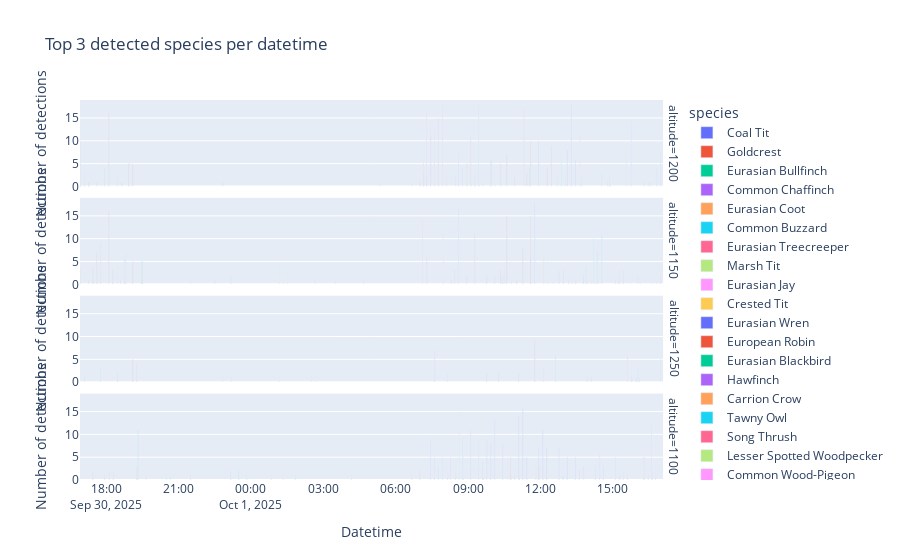

Here is the notebook cell this chart was saved with:
### Code cell
df_counts = df_detection.groupby(["datetime", "species", "altitude"]).size().reset_index(name="detections")

df_top3 = (
    df_counts
    .sort_values(["datetime", "detections"], ascending=[True, False])
    .groupby("datetime")
    .head(3)
)


fig = px.bar(
    df_top3,
    x="datetime",
    y="detections",
    color="species",
    title="Top 3 detected species per datetime",
    labels={"datetime": "Datetime", "detections": "Number of detections"},
    # nbins=4,
    barmode='group',
    facet_row="altitude"
)
fig.show()

### Figure 1 — Plotly figure (JSON) as saved in the notebook; plotly's stock layout.template omitted (floating-point values rounded to 4 significant figures)
{"data": [{"alignmentgroup": "True", "hovertemplate": "species=Coal Tit<br>altitude=1200<br>Datetime=%{x}<br>Number of detections=%{y}<extra></extra>", "legendgroup": "Coal Tit", "marker": {"color": "#636efa", "pattern": {"shape": ""}}, "name": "Coal Tit", "offsetgroup": "Coal Tit", "orientation": "v", "showlegend": true, "textposition": "auto", "type": "bar", "x": ["2025-09-30 17:00:00", "2025-09-30 17:10:00", "2025-10-01 07:50:00", "2025-10-01 08:40:00", "2025-10-01 08:50:00", "2025-10-01 09:20:00", "2025-10-01 09:30:00", "2025-10-01 09:40:00", "2025-10-01 10:00:00", "2025-10-01 12:00:00", "2025-10-01 13:10:00", "2025-10-01 13:20:00", "2025-10-01 13:30:00", "2025-10-01 15:50:00"], "xaxis": "x4", "y": [10, 1, 15, 7, 4, 2, 18, 1, 6, 10, 8, 18, 6, 14], "yaxis": "y4"}, {"alignmentgroup": "True", "hovertemplate": "species=Coal Tit<br>altitude=1150<br>Datetime=%{x}<br>Number of detections=%{y}<extra></extra>", "legendgroup": "Coal Tit", "marker": {"color": "#636efa", "pattern": {"shape": ""}}, "name": "Coal Tit", "offsetgroup": "Coal Tit", "orientation": "v", "showlegend": false, "textposition": "auto", "type": "bar", "x": ["2025-09-30 18:50:00", "2025-10-01 08:40:00", "2025-10-01 10:10:00", "2025-10-01 10:30:00", "2025-10-01 11:40:00", "2025-10-01 11:50:00", "2025-10-01 12:50:00", "2025-10-01 13:50:00", "2025-10-01 15:10:00"], "xaxis": "x3", "y": [6, 17, 2, 2, 7, 18, 3, 2, 1], "yaxis": "y3"}, {"alignmentgroup": "True", "hovertemplate": "species=Coal Tit<br>altitude=1250<br>Datetime=%{x}<br>Number of detections=%{y}<extra></extra>", "legendgroup": "Coal Tit", "marker": {"color": "#636efa", "pattern": {"shape": ""}}, "name": "Coal Tit", "offsetgroup": "Coal Tit", "orientation": "v", "showlegend": false, "textposition": "auto", "type": "bar", "x": ["2025-10-01 11:10:00", "2025-10-01 14:10:00"], "xaxis": "x2", "y": [2, 1], "yaxis": "y2"}, {"alignmentgroup": "True", "hovertemplate": "species=Coal Tit<br>altitude=1100<br>Datetime=%{x}<br>Number of detections=%{y}<extra></extra>", "legendgroup": "Coal Tit", "marker": {"color": "#636efa", "pattern": {"shape": ""}}, "name": "Coal Tit", "offsetgroup": "Coal Tit", "orientation": "v", "showlegend": false, "textposition": "auto", "type": "bar", "x": ["2025-10-01 07:30:00", "2025-10-01 07:40:00", "2025-10-01 07:50:00", "2025-10-01 08:00:00", "2025-10-01 08:20:00", "2025-10-01 08:50:00", "2025-10-01 09:10:00", "2025-10-01 09:30:00", "2025-10-01 09:40:00", "2025-10-01 09:50:00", "2025-10-01 10:00:00", "2025-10-01 10:10:00", "2025-10-01 10:30:00", "2025-10-01 10:50:00", "2025-10-01 11:00:00", "2025-10-01 11:10:00", "2025-10-01 11:20:00", "2025-10-01 11:30:00", "2025-10-01 12:00:00", "2025-10-01 12:10:00", "2025-10-01 12:20:00", "2025-10-01 12:50:00", "2025-10-01 13:00:00", "2025-10-01 13:10:00", "2025-10-01 13:30:00", "2025-10-01 13:40:00", "2025-10-01 14:20:00", "2025-10-01 14:40:00", "2025-10-01 15:10:00", "2025-10-01 15:30:00", "2025-10-01 16:20:00", "2025-10-01 16:40:00", "2025-10-01 16:50:00"], "xaxis": "x", "y": [9, 5, 3, 5, 5, 9, 11, 9, 4, 9, 8, 13, 8, 1, 1, 14, 16, 5, 7, 11, 7, 7, 1, 5, 5, 2, 3, 3, 5, 2, 5, 12, 2], "yaxis": "y"}, {"alignmentgroup": "True", "hovertemplate": "species=Goldcrest<br>altitude=1200<br>Datetime=%{x}<br>Number of detections=%{y}<extra></extra>", "legendgroup": "Goldcrest", "marker": {"color": "#EF553B", "pattern": {"shape": ""}}, "name": "Goldcrest", "offsetgroup": "Goldcrest", "orientation": "v", "showlegend": true, "textposition": "auto", "type": "bar", "x": ["2025-09-30 17:00:00", "2025-09-30 17:10:00", "2025-09-30 17:20:00", "2025-09-30 18:10:00", "2025-09-30 19:00:00", "2025-09-30 19:10:00", "2025-10-01 07:20:00", "2025-10-01 07:30:00", "2025-10-01 07:40:00", "2025-10-01 07:50:00", "2025-10-01 08:00:00", "2025-10-01 08:10:00", "2025-10-01 09:00:00", "2025-10-01 09:10:00", "2025-10-01 10:40:00", "2025-10-01 11:00:00", "2025-10-01 11:30:00", "2025-10-01 11:40:00", "2025-10-01 12:20:00", "2025-10-01 12:30:00"], "xaxis": "x4", "y": [1, 2, 1, 16, 5, 5, 16, 14, 13, 10, 18, 2, 5, 11, 7, 2, 3, 10, 4, 9], "yaxis": "y4"}, {"alignmentgroup": "True", "hovertemplate": "species=Goldcrest<br>altitude=1150<br>Datetime=%{x}<br>Number of detections=%{y}<extra></extra>", "legendgroup": "Goldcrest", "marker": {"color": "#EF553B", "pattern": {"shape": ""}}, "name": "Goldcrest", "offsetgroup": "Goldcrest", "orientation": "v", "showlegend": false, "textposition": "auto", "type": "bar", "x": ["2025-09-30 17:00:00", "2025-09-30 17:20:00", "2025-09-30 17:30:00", "2025-09-30 17:40:00", "2025-09-30 17:50:00", "2025-09-30 18:10:00", "2025-09-30 18:20:00", "2025-09-30 18:40:00", "2025-09-30 18:50:00", "2025-09-30 19:10:00", "2025-10-01 07:10:00", "2025-10-01 08:30:00", "2025-10-01 09:00:00", "2025-10-01 09:20:00", "2025-10-01 09:50:00", "2025-10-01 10:40:00", "2025-10-01 11:20:00", "2025-10-01 11:40:00", "2025-10-01 13:00:00", "2025-10-01 14:00:00", "2025-10-01 14:10:00", "2025-10-01 15:20:00", "2025-10-01 15:30:00"], "xaxis": "x3", "y": [3, 1, 4, 7, 9, 16, 3, 1, 1, 5, 14, 3, 2, 11, 2, 15, 8, 15, 3, 1, 1, 3, 3], "yaxis": "y3"}, {"alignmentgroup": "True", "hovertemplate": "species=Goldcrest<br>altitude=1250<br>Datetime=%{x}<br>Number of detections=%{y}<extra></extra>", "legendgroup": "Goldcrest", "marker": {"color": "#EF553B", "pattern": {"shape": ""}}, "name": "Goldcrest", "offsetgroup": "Goldcrest", "orientation": "v", "showlegend": false, "textposition": "auto", "type": "bar", "x": ["2025-09-30 19:10:00", "2025-09-30 19:20:00", "2025-10-01 09:50:00", "2025-10-01 10:20:00", "2025-10-01 11:50:00", "2025-10-01 14:00:00", "2025-10-01 15:40:00", "2025-10-01 15:50:00", "2025-10-01 16:10:00"], "xaxis": "x2", "y": [5, 4, 2, 2, 9, 1, 6, 1, 1], "yaxis": "y2"}, {"alignmentgroup": "True", "hovertemplate": "species=Goldcrest<br>altitude=1100<br>Datetime=%{x}<br>Number of detections=%{y}<extra></extra>", "legendgroup": "Goldcrest", "marker": {"color": "#EF553B", "pattern": {"shape": ""}}, "name": "Goldcrest", "offsetgroup": "Goldcrest", "orientation": "v", "showlegend": false, "textposition": "auto", "type": "bar", "x": ["2025-09-30 18:00:00", "2025-09-30 19:20:00", "2025-10-01 10:50:00", "2025-10-01 12:00:00", "2025-10-01 15:40:00"], "xaxis": "x", "y": [1, 3, 5, 3, 1], "yaxis": "y"}, {"alignmentgroup": "True", "hovertemplate": "species=Eurasian Bullfinch<br>altitude=1250<br>Datetime=%{x}<br>Number of detections=%{y}<extra></extra>", "legendgroup": "Eurasian Bullfinch", "marker": {"color": "#00cc96", "pattern": {"shape": ""}}, "name": "Eurasian Bullfinch", "offsetgroup": "Eurasian Bullfinch", "orientation": "v", "showlegend": true, "textposition": "auto", "type": "bar", "x": ["2025-09-30 17:10:00", "2025-09-30 17:50:00", "2025-10-01 12:40:00"], "xaxis": "x2", "y": [1, 3, 6], "yaxis": "y2"}, {"alignmentgroup": "True", "hovertemplate": "species=Common Chaffinch<br>altitude=1200<br>Datetime=%{x}<br>Number of detections=%{y}<extra></extra>", "legendgroup": "Common Chaffinch", "marker": {"color": "#ab63fa", "pattern": {"shape": ""}}, "name": "Common Chaffinch", "offsetgroup": "Common Chaffinch", "orientation": "v", "showlegend": true, "textposition": "auto", "type": "bar", "x": ["2025-09-30 17:20:00", "2025-09-30 17:40:00", "2025-09-30 18:00:00", "2025-10-01 07:30:00", "2025-10-01 13:20:00"], "xaxis": "x4", "y": [1, 1, 4, 11, 5], "yaxis": "y4"}, {"alignmentgroup": "True", "hovertemplate": "species=Common Chaffinch<br>altitude=1150<br>Datetime=%{x}<br>Number of detections=%{y}<extra></extra>", "legendgroup": "Common Chaffinch", "marker": {"color": "#ab63fa", "pattern": {"shape": ""}}, "name": "Common Chaffinch", "offsetgroup": "Common Chaffinch", "orientation": "v", "showlegend": false, "textposition": "auto", "type": "bar", "x": ["2025-10-01 07:20:00"], "xaxis": "x3", "y": [6], "yaxis": "y3"}, {"alignmentgroup": "True", "hovertemplate": "species=Common Chaffinch<br>altitude=1250<br>Datetime=%{x}<br>Number of detections=%{y}<extra></extra>", "legendgroup": "Common Chaffinch", "marker": {"color": "#ab63fa", "pattern": {"shape": ""}}, "name": "Common Chaffinch", "offsetgroup": "Common Chaffinch", "orientation": "v", "showlegend": false, "textposition": "auto", "type": "bar", "x": ["2025-10-01 07:40:00"], "xaxis": "x2", "y": [7], "yaxis": "y2"}, {"alignmentgroup": "True", "hovertemplate": "species=Common Chaffinch<br>altitude=1100<br>Datetime=%{x}<br>Number of detections=%{y}<extra></extra>", "legendgroup": "Common Chaffinch", "marker": {"color": "#ab63fa", "pattern": {"shape": ""}}, "name": "Common Chaffinch", "offsetgroup": "Common Chaffinch", "orientation": "v", "showlegend": false, "textposition": "auto", "type": "bar", "x": ["2025-10-01 11:10:00", "2025-10-01 14:30:00"], "xaxis": "x", "y": [1, 6], "yaxis": "y"}, {"alignmentgroup": "True", "hovertemplate": "species=Eurasian Coot<br>altitude=1100<br>Datetime=%{x}<br>Number of detections=%{y}<extra></extra>", "legendgroup": "Eurasian Coot", "marker": {"color": "#FFA15A", "pattern": {"shape": ""}}, "name": "Eurasian Coot", "offsetgroup": "Eurasian Coot", "orientation": "v", "showlegend": true, "textposition": "auto", "type": "bar", "x": ["2025-09-30 17:30:00"], "xaxis": "x", "y": [2], "yaxis": "y"}, {"alignmentgroup": "True", "hovertemplate": "species=Common Buzzard<br>altitude=1150<br>Datetime=%{x}<br>Number of detections=%{y}<extra></extra>", "legendgroup": "Common Buzzard", "marker": {"color": "#19d3f3", "pattern": {"shape": ""}}, "name": "Common Buzzard", "offsetgroup": "Common Buzzard", "orientation": "v", "showlegend": true, "textposition": "auto", "type": "bar", "x": ["2025-09-30 17:30:00"], "xaxis": "x3", "y": [1], "yaxis": "y3"}, {"alignmentgroup": "True", "hovertemplate": "species=Eurasian Treecreeper<br>altitude=1200<br>Datetime=%{x}<br>Number of detections=%{y}<extra></extra>", "legendgroup": "Eurasian Treecreeper", "marker": {"color": "#FF6692", "pattern": {"shape": ""}}, "name": "Eurasian Treecreeper", "offsetgroup": "Eurasian Treecreeper", "orientation": "v", "showlegend": true, "textposition": "auto", "type": "bar", "x": ["2025-09-30 18:30:00", "2025-10-01 07:20:00", "2025-10-01 10:00:00", "2025-10-01 14:50:00", "2025-10-01 16:20:00", "2025-10-01 16:30:00"], "xaxis": "x4", "y": [2, 2, 6, 1, 1, 1], "yaxis": "y4"}, {"alignmentgroup": "True", "hovertemplate": "species=Eurasian Treecreeper<br>altitude=1150<br>Datetime=%{x}<br>Number of detections=%{y}<extra></extra>", "legendgroup": "Eurasian Treecreeper", "marker": {"color": "#FF6692", "pattern": {"shape": ""}}, "name": "Eurasian Treecreeper", "offsetgroup": "Eurasian Treecreeper", "orientation": "v", "showlegend": false, "textposition": "auto", "type": "bar", "x": ["2025-09-30 17:40:00", "2025-10-01 08:20:00", "2025-10-01 10:50:00", "2025-10-01 13:30:00", "2025-10-01 17:00:00"], "xaxis": "x3", "y": [2, 1, 1, 1, 2], "yaxis": "y3"}, {"alignmentgroup": "True", "hovertemplate": "species=Eurasian Treecreeper<br>altitude=1250<br>Datetime=%{x}<br>Number of detections=%{y}<extra></extra>", "legendgroup": "Eurasian Treecreeper", "marker": {"color": "#FF6692", "pattern": {"shape": ""}}, "name": "Eurasian Treecreeper", "offsetgroup": "Eurasian Treecreeper", "orientation": "v", "showlegend": false, "textposition": "auto", "type": "bar", "x": ["2025-10-01 12:10:00", "2025-10-01 15:50:00", "2025-10-01 16:00:00"], "xaxis": "x2", "y": [3, 1, 1], "yaxis": "y2"}, {"alignmentgroup": "True", "hovertemplate": "species=Eurasian Treecreeper<br>altitude=1100<br>Datetime=%{x}<br>Number of detections=%{y}<extra></extra>", "legendgroup": "Eurasian Treecreeper", "marker": {"color": "#FF6692", "pattern": {"shape": ""}}, "name": "Eurasian Treecreeper", "offsetgroup": "Eurasian Treecreeper", "orientation": "v", "showlegend": false, "textposition": "auto", "type": "bar", "x": ["2025-09-30 18:10:00", "2025-09-30 18:20:00", "2025-10-01 08:30:00", "2025-10-01 13:50:00", "2025-10-01 15:20:00", "2025-10-01 16:20:00", "2025-10-01 16:30:00", "2025-10-01 16:40:00"], "xaxis": "x", "y": [2, 2, 2, 3, 1, 5, 1, 2], "yaxis": "y"}, {"alignmentgroup": "True", "hovertemplate": "species=Marsh Tit<br>altitude=1200<br>Datetime=%{x}<br>Number of detections=%{y}<extra></extra>", "legendgroup": "Marsh Tit", "marker": {"color": "#B6E880", "pattern": {"shape": ""}}, "name": "Marsh Tit", "offsetgroup": "Marsh Tit", "orientation": "v", "showlegend": true, "textposition": "auto", "type": "bar", "x": ["2025-09-30 17:50:00", "2025-09-30 19:00:00", "2025-10-01 09:00:00", "2025-10-01 09:10:00", "2025-10-01 09:20:00", "2025-10-01 10:10:00"], "xaxis": "x4", "y": [5, 6, 5, 4, 3, 4], "yaxis": "y4"}, {"alignmentgroup": "True", "hovertemplate": "species=Marsh Tit<br>altitude=1100<br>Datetime=%{x}<br>Number of detections=%{y}<extra></extra>", "legendgroup": "Marsh Tit", "marker": {"color": "#B6E880", "pattern": {"shape": ""}}, "name": "Marsh Tit", "offsetgroup": "Marsh Tit", "orientation": "v", "showlegend": false, "textposition": "auto", "type": "bar", "x": ["2025-10-01 08:40:00"], "xaxis": "x", "y": [15], "yaxis": "y"}, {"alignmentgroup": "True", "hovertemplate": "species=Eurasian Jay<br>altitude=1200<br>Datetime=%{x}<br>Number of detections=%{y}<extra></extra>", "legendgroup": "Eurasian Jay", "marker": {"color": "#FF97FF", "pattern": {"shape": ""}}, "name": "Eurasian Jay", "offsetgroup": "Eurasian Jay", "orientation": "v", "showlegend": true, "textposition": "auto", "type": "bar", "x": ["2025-10-01 09:30:00"], "xaxis": "x4", "y": [3], "yaxis": "y4"}, {"alignmentgroup": "True", "hovertemplate": "species=Eurasian Jay<br>altitude=1150<br>Datetime=%{x}<br>Number of detections=%{y}<extra></extra>", "legendgroup": "Eurasian Jay", "marker": {"color": "#FF97FF", "pattern": {"shape": ""}}, "name": "Eurasian Jay", "offsetgroup": "Eurasian Jay", "orientation": "v", "showlegend": false, "textposition": "auto", "type": "bar", "x": ["2025-09-30 18:20:00", "2025-10-01 08:00:00", "2025-10-01 13:20:00", "2025-10-01 16:10:00"], "xaxis": "x3", "y": [1, 11, 3, 2], "yaxis": "y3"}, {"alignmentgroup": "True", "hovertemplate": "species=Crested Tit<br>altitude=1200<br>Datetime=%{x}<br>Number of detections=%{y}<extra></extra>", "legendgroup": "Crested Tit", "marker": {"color": "#FECB52", "pattern": {"shape": ""}}, "name": "Crested Tit", "offsetgroup": "Crested Tit", "orientation": "v", "showlegend": true, "textposition": "auto", "type": "bar", "x": ["2025-10-01 11:20:00", "2025-10-01 13:40:00"], "xaxis": "x4", "y": [17, 12], "yaxis": "y4"}, {"alignmentgroup": "True", "hovertemplate": "species=Crested Tit<br>altitude=1150<br>Datetime=%{x}<br>Number of detections=%{y}<extra></extra>", "legendgroup": "Crested Tit", "marker": {"color": "#FECB52", "pattern": {"shape": ""}}, "name": "Crested Tit", "offsetgroup": "Crested Tit", "orientation": "v", "showlegend": false, "textposition": "auto", "type": "bar", "x": ["2025-09-30 18:30:00", "2025-09-30 18:50:00", "2025-10-01 12:10:00", "2025-10-01 12:20:00", "2025-10-01 14:20:00", "2025-10-01 16:40:00", "2025-10-01 16:50:00"], "xaxis": "x3", "y": [4, 7, 6, 5, 7, 2, 3], "yaxis": "y3"}, {"alignmentgroup": "True", "hovertemplate": "species=Crested Tit<br>altitude=1100<br>Datetime=%{x}<br>Number of detections=%{y}<extra></extra>", "legendgroup": "Crested Tit", "marker": {"color": "#FECB52", "pattern": {"shape": ""}}, "name": "Crested Tit", "offsetgroup": "Crested Tit", "orientation": "v", "showlegend": false, "textposition": "auto", "type": "bar", "x": ["2025-10-01 08:50:00", "2025-10-01 09:40:00", "2025-10-01 10:40:00", "2025-10-01 11:50:00"], "xaxis": "x", "y": [5, 1, 5, 3], "yaxis": "y"}, {"alignmentgroup": "True", "hovertemplate": "species=Eurasian Wren<br>altitude=1200<br>Datetime=%{x}<br>Number of detections=%{y}<extra></extra>", "legendgroup": "Eurasian Wren", "marker": {"color": "#636efa", "pattern": {"shape": ""}}, "name": "Eurasian Wren", "offsetgroup": "Eurasian Wren", "orientation": "v", "showlegend": true, "textposition": "auto", "type": "bar", "x": ["2025-10-01 16:50:00", "2025-10-01 17:00:00"], "xaxis": "x4", "y": [4, 7], "yaxis": "y4"}, {"alignmentgroup": "True", "hovertemplate": "species=Eurasian Wren<br>altitude=1250<br>Datetime=%{x}<br>Number of detections=%{y}<extra></extra>", "legendgroup": "Eurasian Wren", "marker": {"color": "#636efa", "pattern": {"shape": ""}}, "name": "Eurasian Wren", "offsetgroup": "Eurasian Wren", "orientation": "v", "showlegend": false, "textposition": "auto", "type": "bar", "x": ["2025-09-30 18:30:00", "2025-10-01 08:10:00", "2025-10-01 17:00:00"], "xaxis": "x2", "y": [2, 2, 5], "yaxis": "y2"}, {"alignmentgroup": "True", "hovertemplate": "species=European Robin<br>altitude=1200<br>Datetime=%{x}<br>Number of detections=%{y}<extra></extra>", "legendgroup": "European Robin", "marker": {"color": "#EF553B", "pattern": {"shape": ""}}, "name": "European Robin", "offsetgroup": "European Robin", "orientation": "v", "showlegend": true, "textposition": "auto", "type": "bar", "x": ["2025-09-30 18:40:00", "2025-10-01 07:10:00"], "xaxis": "x4", "y": [1, 6], "yaxis": "y4"}, {"alignmentgroup": "True", "hovertemplate": "species=European Robin<br>altitude=1150<br>Datetime=%{x}<br>Number of detections=%{y}<extra></extra>", "legendgroup": "European Robin", "marker": {"color": "#EF553B", "pattern": {"shape": ""}}, "name": "European Robin", "offsetgroup": "European Robin", "orientation": "v", "showlegend": false, "textposition": "auto", "type": "bar", "x": ["2025-09-30 19:30:00"], "xaxis": "x3", "y": [5], "yaxis": "y3"}, {"alignmentgroup": "True", "hovertemplate": "species=European Robin<br>altitude=1100<br>Datetime=%{x}<br>Number of detections=%{y}<extra></extra>", "legendgroup": "European Robin", "marker": {"color": "#EF553B", "pattern": {"shape": ""}}, "name": "European Robin", "offsetgroup": "European Robin", "orientation": "v", "showlegend": false, "textposition": "auto", "type": "bar", "x": ["2025-10-01 08:10:00"], "xaxis": "x", "y": [2], "yaxis": "y"}, {"alignmentgroup": "True", "hovertemplate": "species=Eurasian Blackbird<br>altitude=1150<br>Datetime=%{x}<br>Number of detections=%{y}<extra></extra>", "legendgroup": "Eurasian Blackbird", "marker": {"color": "#00cc96", "pattern": {"shape": ""}}, "name": "Eurasian Blackbird", "offsetgroup": "Eurasian Blackbird", "orientation": "v", "showlegend": true, "textposition": "auto", "type": "bar", "x": ["2025-09-30 19:30:00"], "xaxis": "x3", "y": [5], "yaxis": "y3"}, {"alignmentgroup": "True", "hovertemplate": "species=Eurasian Blackbird<br>altitude=1100<br>Datetime=%{x}<br>Number of detections=%{y}<extra></extra>", "legendgroup": "Eurasian Blackbird", "marker": {"color": "#00cc96", "pattern": {"shape": ""}}, "name": "Eurasian Blackbird", "offsetgroup": "Eurasian Blackbird", "orientation": "v", "showlegend": false, "textposition": "auto", "type": "bar", "x": ["2025-09-30 19:20:00"], "xaxis": "x", "y": [11], "yaxis": "y"}, {"alignmentgroup": "True", "hovertemplate": "species=Hawfinch<br>altitude=1200<br>Datetime=%{x}<br>Number of detections=%{y}<extra></extra>", "legendgroup": "Hawfinch", "marker": {"color": "#ab63fa", "pattern": {"shape": ""}}, "name": "Hawfinch", "offsetgroup": "Hawfinch", "orientation": "v", "showlegend": true, "textposition": "auto", "type": "bar", "x": ["2025-10-01 08:30:00"], "xaxis": "x4", "y": [2], "yaxis": "y4"}, {"alignmentgroup": "True", "hovertemplate": "species=Hawfinch<br>altitude=1150<br>Datetime=%{x}<br>Number of detections=%{y}<extra></extra>", "legendgroup": "Hawfinch", "marker": {"color": "#ab63fa", "pattern": {"shape": ""}}, "name": "Hawfinch", "offsetgroup": "Hawfinch", "orientation": "v", "showlegend": false, "textposition": "auto", "type": "bar", "x": ["2025-09-30 19:30:00"], "xaxis": "x3", "y": [1], "yaxis": "y3"}, {"alignmentgroup": "True", "hovertemplate": "species=Carrion Crow<br>altitude=1100<br>Datetime=%{x}<br>Number of detections=%{y}<extra></extra>", "legendgroup": "Carrion Crow", "marker": {"color": "#FFA15A", "pattern": {"shape": ""}}, "name": "Carrion Crow", "offsetgroup": "Carrion Crow", "orientation": "v", "showlegend": true, "textposition": "auto", "type": "bar", "x": ["2025-09-30 19:40:00"], "xaxis": "x", "y": [1], "yaxis": "y"}, {"alignmentgroup": "True", "hovertemplate": "species=Tawny Owl<br>altitude=1200<br>Datetime=%{x}<br>Number of detections=%{y}<extra></extra>", "legendgroup": "Tawny Owl", "marker": {"color": "#19d3f3", "pattern": {"shape": ""}}, "name": "Tawny Owl", "offsetgroup": "Tawny Owl", "orientation": "v", "showlegend": true, "textposition": "auto", "type": "bar", "x": ["2025-10-01 05:20:00", "2025-10-01 06:40:00"], "xaxis": "x4", "y": [1, 1], "yaxis": "y4"}, {"alignmentgroup": "True", "hovertemplate": "species=Tawny Owl<br>altitude=1150<br>Datetime=%{x}<br>Number of detections=%{y}<extra></extra>", "legendgroup": "Tawny Owl", "marker": {"color": "#19d3f3", "pattern": {"shape": ""}}, "name": "Tawny Owl", "offsetgroup": "Tawny Owl", "orientation": "v", "showlegend": false, "textposition": "auto", "type": "bar", "x": ["2025-09-30 21:30:00", "2025-09-30 22:30:00", "2025-09-30 23:10:00", "2025-10-01 03:30:00", "2025-10-01 04:40:00"], "xaxis": "x3", "y": [1, 1, 2, 1, 1], "yaxis": "y3"}, {"alignmentgroup": "True", "hovertemplate": "species=Tawny Owl<br>altitude=1100<br>Datetime=%{x}<br>Number of detections=%{y}<extra></extra>", "legendgroup": "Tawny Owl", "marker": {"color": "#19d3f3", "pattern": {"shape": ""}}, "name": "Tawny Owl", "offsetgroup": "Tawny Owl", "orientation": "v", "showlegend": false, "textposition": "auto", "type": "bar", "x": ["2025-09-30 20:30:00", "2025-09-30 20:40:00", "2025-09-30 23:10:00", "2025-09-30 23:30:00", "2025-09-30 23:50:00", "2025-10-01 01:50:00", "2025-10-01 04:10:00"], "xaxis": "x", "y": [1, 1, 2, 2, 1, 1, 1], "yaxis": "y"}, {"alignmentgroup": "True", "hovertemplate": "species=Song Thrush<br>altitude=1200<br>Datetime=%{x}<br>Number of detections=%{y}<extra></extra>", "legendgroup": "Song Thrush", "marker": {"color": "#FF6692", "pattern": {"shape": ""}}, "name": "Song Thrush", "offsetgroup": "Song Thrush", "orientation": "v", "showlegend": true, "textposition": "auto", "type": "bar", "x": ["2025-09-30 22:50:00", "2025-10-01 07:00:00", "2025-10-01 07:10:00"], "xaxis": "x4", "y": [1, 1, 3], "yaxis": "y4"}, {"alignmentgroup": "True", "hovertemplate": "species=Song Thrush<br>altitude=1150<br>Datetime=%{x}<br>Number of detections=%{y}<extra></extra>", "legendgroup": "Song Thrush", "marker": {"color": "#FF6692", "pattern": {"shape": ""}}, "name": "Song Thrush", "offsetgroup": "Song Thrush", "orientation": "v", "showlegend": false, "textposition": "auto", "type": "bar", "x": ["2025-10-01 02:40:00", "2025-10-01 10:30:00", "2025-10-01 13:10:00"], "xaxis": "x3", "y": [1, 3, 1], "yaxis": "y3"}, {"alignmentgroup": "True", "hovertemplate": "species=Song Thrush<br>altitude=1100<br>Datetime=%{x}<br>Number of detections=%{y}<extra></extra>", "legendgroup": "Song Thrush", "marker": {"color": "#FF6692", "pattern": {"shape": ""}}, "name": "Song Thrush", "offsetgroup": "Song Thrush", "orientation": "v", "showlegend": false, "textposition": "auto", "type": "bar", "x": ["2025-09-30 21:30:00", "2025-10-01 06:40:00", "2025-10-01 07:00:00"], "xaxis": "x", "y": [1, 1, 2], "yaxis": "y"}, {"alignmentgroup": "True", "hovertemplate": "species=Lesser Spotted Woodpecker<br>altitude=1150<br>Datetime=%{x}<br>Number of detections=%{y}<extra></extra>", "legendgroup": "Lesser Spotted Woodpecker", "marker": {"color": "#B6E880", "pattern": {"shape": ""}}, "name": "Lesser Spotted Woodpecker", "offsetgroup": "Lesser Spotted Woodpecker", "orientation": "v", "showlegend": true, "textposition": "auto", "type": "bar", "x": ["2025-10-01 01:10:00", "2025-10-01 01:20:00", "2025-10-01 01:30:00"], "xaxis": "x3", "y": [4, 2, 3], "yaxis": "y3"}, {"alignmentgroup": "True", "hovertemplate": "species=Lesser Spotted Woodpecker<br>altitude=1250<br>Datetime=%{x}<br>Number of detections=%{y}<extra></extra>", "legendgroup": "Lesser Spotted Woodpecker", "marker": {"color": "#B6E880", "pattern": {"shape": ""}}, "name": "Lesser Spotted Woodpecker", "offsetgroup": "Lesser Spotted Woodpecker", "orientation": "v", "showlegend": false, "textposition": "auto", "type": "bar", "x": ["2025-09-30 22:50:00", "2025-09-30 23:10:00", "2025-10-01 01:10:00", "2025-10-01 02:30:00", "2025-10-01 02:40:00"], "xaxis": "x2", "y": [1, 1, 1, 1, 1], "yaxis": "y2"}, {"alignmentgroup": "True", "hovertemplate": "species=Common Wood-Pigeon<br>altitude=1100<br>Datetime=%{x}<br>Number of detections=%{y}<extra></extra>", "legendgroup": "Common Wood-Pigeon", "marker": {"color": "#FF97FF", "pattern": {"shape": ""}}, "name": "Common Wood-Pigeon", "offsetgroup": "Common Wood-Pigeon", "orientation": "v", "showlegend": true, "textposition": "auto", "type": "bar", "x": ["2025-10-01 00:50:00", "2025-10-01 01:20:00"], "xaxis": "x", "y": [1, 1], "yaxis": "y"}, {"alignmentgroup": "True", "hovertemplate": "species=Eurasian Curlew<br>altitude=1200<br>Datetime=%{x}<br>Number of detections=%{y}<extra></extra>", "legendgroup": "Eurasian Curlew", "marker": {"color": "#FECB52", "pattern": {"shape": ""}}, "name": "Eurasian Curlew", "offsetgroup": "Eurasian Curlew", "orientation": "v", "showlegend": true, "textposition": "auto", "type": "bar", "x": ["2025-10-01 07:00:00"], "xaxis": "x4", "y": [1], "yaxis": "y4"}, {"alignmentgroup": "True", "hovertemplate": "species=Common Chiffchaff<br>altitude=1200<br>Datetime=%{x}<br>Number of detections=%{y}<extra></extra>", "legendgroup": "Common Chiffchaff", "marker": {"color": "#636efa", "pattern": {"shape": ""}}, "name": "Common Chiffchaff", "offsetgroup": "Common Chiffchaff", "orientation": "v", "showlegend": true, "textposition": "auto", "type": "bar", "x": ["2025-10-01 10:20:00"], "xaxis": "x4", "y": [5], "yaxis": "y4"}, {"alignmentgroup": "True", "hovertemplate": "species=Common Chiffchaff<br>altitude=1150<br>Datetime=%{x}<br>Number of detections=%{y}<extra></extra>", "legendgroup": "Common Chiffchaff", "marker": {"color": "#636efa", "pattern": {"shape": ""}}, "name": "Common Chiffchaff", "offsetgroup": "Common Chiffchaff", "orientation": "v", "showlegend": false, "textposition": "auto", "type": "bar", "x": ["2025-10-01 16:00:00"], "xaxis": "x3", "y": [2], "yaxis": "y3"}, {"alignmentgroup": "True", "hovertemplate": "species=Common Firecrest<br>altitude=1200<br>Datetime=%{x}<br>Number of detections=%{y}<extra></extra>", "legendgroup": "Common Firecrest", "marker": {"color": "#EF553B", "pattern": {"shape": ""}}, "name": "Common Firecrest", "offsetgroup": "Common Firecrest", "orientation": "v", "showlegend": true, "textposition": "auto", "type": "bar", "x": ["2025-10-01 13:40:00"], "xaxis": "x4", "y": [1], "yaxis": "y4"}, {"alignmentgroup": "True", "hovertemplate": "species=Common Firecrest<br>altitude=1150<br>Datetime=%{x}<br>Number of detections=%{y}<extra></extra>", "legendgroup": "Common Firecrest", "marker": {"color": "#EF553B", "pattern": {"shape": ""}}, "name": "Common Firecrest", "offsetgroup": "Common Firecrest", "orientation": "v", "showlegend": false, "textposition": "auto", "type": "bar", "x": ["2025-10-01 10:20:00", "2025-10-01 11:00:00"], "xaxis": "x3", "y": [3, 1], "yaxis": "y3"}, {"alignmentgroup": "True", "hovertemplate": "species=Great Spotted Woodpecker<br>altitude=1200<br>Datetime=%{x}<br>Number of detections=%{y}<extra></extra>", "legendgroup": "Great Spotted Woodpecker", "marker": {"color": "#00cc96", "pattern": {"shape": ""}}, "name": "Great Spotted Woodpecker", "offsetgroup": "Great Spotted Woodpecker", "orientation": "v", "showlegend": true, "textposition": "auto", "type": "bar", "x": ["2025-10-01 11:30:00", "2025-10-01 12:40:00", "2025-10-01 12:50:00", "2025-10-01 13:00:00", "2025-10-01 14:30:00"], "xaxis": "x4", "y": [4, 2, 6, 2, 3], "yaxis": "y4"}, {"alignmentgroup": "True", "hovertemplate": "species=Mistle Thrush<br>altitude=1150<br>Datetime=%{x}<br>Number of detections=%{y}<extra></extra>", "legendgroup": "Mistle Thrush", "marker": {"color": "#ab63fa", "pattern": {"shape": ""}}, "name": "Mistle Thrush", "offsetgroup": "Mistle Thrush", "orientation": "v", "showlegend": true, "textposition": "auto", "type": "bar", "x": ["2025-10-01 12:30:00"], "xaxis": "x3", "y": [1], "yaxis": "y3"}, {"alignmentgroup": "True", "hovertemplate": "species=Common Sandpiper<br>altitude=1200<br>Datetime=%{x}<br>Number of detections=%{y}<extra></extra>", "legendgroup": "Common Sandpiper", "marker": {"color": "#FFA15A", "pattern": {"shape": ""}}, "name": "Common Sandpiper", "offsetgroup": "Common Sandpiper", "orientation": "v", "showlegend": true, "textposition": "auto", "type": "bar", "x": ["2025-10-01 12:40:00"], "xaxis": "x4", "y": [1], "yaxis": "y4"}, {"alignmentgroup": "True", "hovertemplate": "species=Long-tailed Tit<br>altitude=1150<br>Datetime=%{x}<br>Number of detections=%{y}<extra></extra>", "legendgroup": "Long-tailed Tit", "marker": {"color": "#19d3f3", "pattern": {"shape": ""}}, "name": "Long-tailed Tit", "offsetgroup": "Long-tailed Tit", "orientation": "v", "showlegend": true, "textposition": "auto", "type": "bar", "x": ["2025-10-01 13:50:00", "2025-10-01 14:10:00", "2025-10-01 14:20:00", "2025-10-01 14:30:00"], "xaxis": "x3", "y": [4, 10, 7, 11], "yaxis": "y3"}, {"alignmentgroup": "True", "hovertemplate": "species=Long-tailed Tit<br>altitude=1250<br>Datetime=%{x}<br>Number of detections=%{y}<extra></extra>", "legendgroup": "Long-tailed Tit", "marker": {"color": "#19d3f3", "pattern": {"shape": ""}}, "name": "Long-tailed Tit", "offsetgroup": "Long-tailed Tit", "orientation": "v", "showlegend": false, "textposition": "auto", "type": "bar", "x": ["2025-10-01 16:00:00"], "xaxis": "x2", "y": [3], "yaxis": "y2"}, {"alignmentgroup": "True", "hovertemplate": "species=Eurasian Nuthatch<br>altitude=1200<br>Datetime=%{x}<br>Number of detections=%{y}<extra></extra>", "legendgroup": "Eurasian Nuthatch", "marker": {"color": "#FF6692", "pattern": {"shape": ""}}, "name": "Eurasian Nuthatch", "offsetgroup": "Eurasian Nuthatch", "orientation": "v", "showlegend": true, "textposition": "auto", "type": "bar", "x": ["2025-10-01 14:50:00"], "xaxis": "x4", "y": [2], "yaxis": "y4"}, {"alignmentgroup": "True", "hovertemplate": "species=Eurasian Blue Tit<br>altitude=1200<br>Datetime=%{x}<br>Number of detections=%{y}<extra></extra>", "legendgroup": "Eurasian Blue Tit", "marker": {"color": "#B6E880", "pattern": {"shape": ""}}, "name": "Eurasian Blue Tit", "offsetgroup": "Eurasian Blue Tit", "orientation": "v", "showlegend": true, "textposition": "auto", "type": "bar", "x": ["2025-10-01 14:50:00"], "xaxis": "x4", "y": [1], "yaxis": "y4"}, {"alignmentgroup": "True", "hovertemplate": "species=Canada Goose<br>altitude=1150<br>Datetime=%{x}<br>Number of detections=%{y}<extra></extra>", "legendgroup": "Canada Goose", "marker": {"color": "#FF97FF", "pattern": {"shape": ""}}, "name": "Canada Goose", "offsetgroup": "Canada Goose", "orientation": "v", "showlegend": true, "textposition": "auto", "type": "bar", "x": ["2025-10-01 15:10:00"], "xaxis": "x3", "y": [1], "yaxis": "y3"}, {"alignmentgroup": "True", "hovertemplate": "species=Short-toed Treecreeper<br>altitude=1200<br>Datetime=%{x}<br>Number of detections=%{y}<extra></extra>", "legendgroup": "Short-toed Treecreeper", "marker": {"color": "#FECB52", "pattern": {"shape": ""}}, "name": "Short-toed Treecreeper", "offsetgroup": "Short-toed Treecreeper", "orientation": "v", "showlegend": true, "textposition": "auto", "type": "bar", "x": ["2025-10-01 15:30:00"], "xaxis": "x4", "y": [8], "yaxis": "y4"}, {"alignmentgroup": "True", "hovertemplate": "species=Short-toed Treecreeper<br>altitude=1150<br>Datetime=%{x}<br>Number of detections=%{y}<extra></extra>", "legendgroup": "Short-toed Treecreeper", "marker": {"color": "#FECB52", "pattern": {"shape": ""}}, "name": "Short-toed Treecreeper", "offsetgroup": "Short-toed Treecreeper", "orientation": "v", "showlegend": false, "textposition": "auto", "type": "bar", "x": ["2025-10-01 15:40:00"], "xaxis": "x3", "y": [1], "yaxis": "y3"}, {"alignmentgroup": "True", "hovertemplate": "species=Black Woodpecker<br>altitude=1200<br>Datetime=%{x}<br>Number of detections=%{y}<extra></extra>", "legendgroup": "Black Woodpecker", "marker": {"color": "#636efa", "pattern": {"shape": ""}}, "name": "Black Woodpecker", "offsetgroup": "Black Woodpecker", "orientation": "v", "showlegend": true, "textposition": "auto", "type": "bar", "x": ["2025-10-01 16:30:00"], "xaxis": "x4", "y": [1], "yaxis": "y4"}], "layout": {"annotations": [{"font": {}, "showarrow": false, "text": "altitude=1100", "textangle": 90, "x": 0.98, "xanchor": "left", "xref": "paper", "y": 0.1138, "yanchor": "middle", "yref": "paper"}, {"font": {}, "showarrow": false, "text": "altitude=1250", "textangle": 90, "x": 0.98, "xanchor": "left", "xref": "paper", "y": 0.3712, "yanchor": "middle", "yref": "paper"}, {"font": {}, "showarrow": false, "text": "altitude=1150", "textangle": 90, "x": 0.98, "xanchor": "left", "xref": "paper", "y": 0.6288, "yanchor": "middle", "yref": "paper"}, {"font": {}, "showarrow": false, "text": "altitude=1200", "textangle": 90, "x": 0.98, "xanchor": "left", "xref": "paper", "y": 0.8862, "yanchor": "middle", "yref": "paper"}], "barmode": "group", "legend": {"title": {"text": "species"}, "tracegroupgap": 0}, "title": {"text": "Top 3 detected species per datetime"}, "xaxis": {"anchor": "y", "domain": [0, 0.98], "title": {"text": "Datetime"}}, "xaxis2": {"anchor": "y2", "domain": [0, 0.98], "matches": "x", "showticklabels": false}, "xaxis3": {"anchor": "y3", "domain": [0, 0.98], "matches": "x", "showticklabels": false}, "xaxis4": {"anchor": "y4", "domain": [0, 0.98], "matches": "x", "showticklabels": false}, "yaxis": {"anchor": "x", "domain": [0, 0.2275], "title": {"text": "Number of detections"}}, "yaxis2": {"anchor": "x2", "domain": [0.2575, 0.485], "matches": "y", "title": {"text": "Number of detections"}}, "yaxis3": {"anchor": "x3", "domain": [0.515, 0.7425], "matches": "y", "title": {"text": "Number of detections"}}, "yaxis4": {"anchor": "x4", "domain": [0.7725, 1], "matches": "y", "title": {"text": "Number of detections"}}}}
